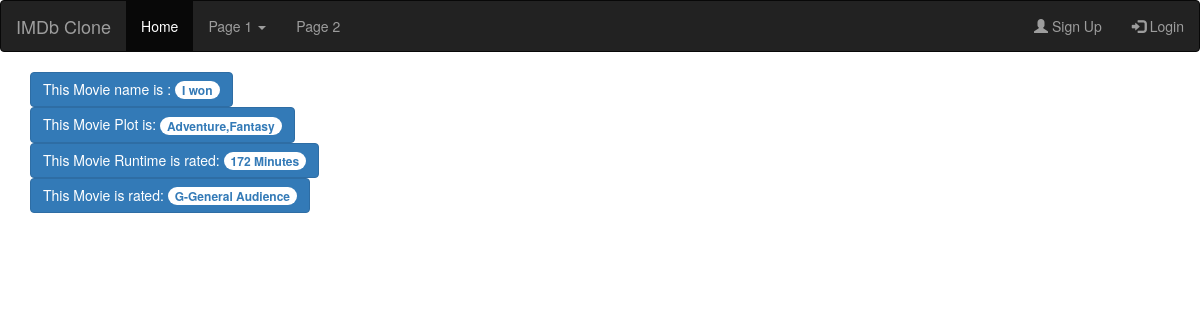
The page /movie/1/ on the database its author committed.
### core/models.py (models this page shows, shortened)
class Movie(models.Model):
    NOT_RATED=0
    RATED_G=1
    RATED_PG=2
    RATED_ADULT=3
    RATINGS=(
        (NOT_RATED,'NR-Not Rated'),
        (RATED_G,'G-General Audience'),
        (RATED_PG,'PG-Parental Guidance'),
        (RATED_ADULT,'ADULT-Adult Audience'),
    )
    title=models.CharField(max_length=45)
    rating=models.IntegerField(choices=RATINGS,default=NOT_RATED)
    plot=models.TextField()
    year=models.DateField()
    runtime=models.PositiveIntegerField()
    website=models.URLField(blank=True)

### core/views.py (the view)
# urls.py: path('movie/<int:pk>/', MovieDetailView.as_view(), name='moviedetail'),
class MovieDetailView(DetailView):
    model = Movie
    template_name = "detail_view.html"

### templates/detail_view.html (shortened to what this page needs)
{% extends 'base.html' %}
{% block content %}
<div>
<button type="button" class="btn btn-primary"> This Movie name is :
   <span class="badge badge-light">{{movie.title}}</span>
  </div>
<div>
<button type="button" class="btn btn-primary"> This Movie Plot is:
   <span class="badge badge-light">{{movie.plot}}</span>
  </div>
<div>
<button type="button" class="btn btn-primary"> This Movie Runtime is rated:
   <span class="badge badge-light">{{movie.runtime}} Minutes</span>
  </div>
</button><div>
<button type="button" class="btn btn-primary"> This Movie is rated:
   <span class="badge badge-light">{{movie.get_rating_display}}</span>
  </div>
{% endblock content %}

### rows shown on the page
Movie: title "I won", plot "Adventure,Fantasy", runtime "172", rating "G-General Audience"
